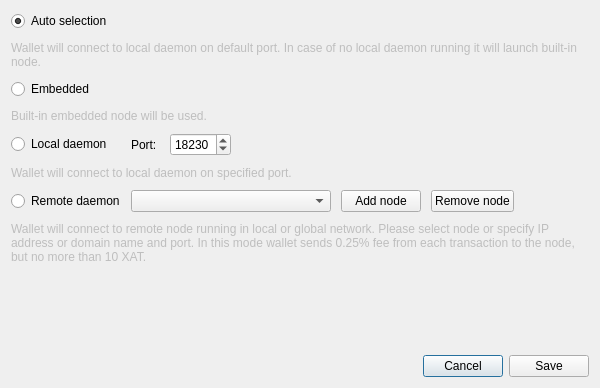
<?xml version="1.0" encoding="UTF-8"?>
<ui version="4.0">
 <class>ConnectionSettingsDialog</class>
 <widget class="QDialog" name="ConnectionSettingsDialog">
  <property name="windowModality">
   <enum>Qt::ApplicationModal</enum>
  </property>
  <property name="geometry">
   <rect>
    <x>0</x>
    <y>0</y>
    <width>600</width>
    <height>388</height>
   </rect>
  </property>
  <property name="windowTitle">
   <string>Connection settings</string>
  </property>
  <layout class="QGridLayout" name="gridLayout_2">
   <item row="2" column="0">
    <layout class="QHBoxLayout" name="horizontalLayout">
     <item>
      <spacer name="horizontalSpacer">
       <property name="orientation">
        <enum>Qt::Horizontal</enum>
       </property>
       <property name="sizeHint" stdset="0">
        <size>
         <width>40</width>
         <height>20</height>
        </size>
       </property>
      </spacer>
     </item>
     <item>
      <widget class="QPushButton" name="connectionCancelButton">
       <property name="text">
        <string>Cancel</string>
       </property>
      </widget>
     </item>
     <item>
      <widget class="QPushButton" name="connectionSaveButton">
       <property name="text">
        <string>Save</string>
       </property>
      </widget>
     </item>
    </layout>
   </item>
   <item row="0" column="0">
    <layout class="QGridLayout" name="gridLayout">
     <property name="sizeConstraint">
      <enum>QLayout::SetMaximumSize</enum>
     </property>
     <property name="verticalSpacing">
      <number>10</number>
     </property>
     <item row="0" column="0">
      <widget class="QRadioButton" name="radioButton_1">
       <property name="enabled">
        <bool>true</bool>
       </property>
       <property name="text">
        <string>Auto selection</string>
       </property>
       <property name="checked">
        <bool>true</bool>
       </property>
      </widget>
     </item>
     <item row="1" column="0" colspan="2">
      <widget class="QLabel" name="label">
       <property name="enabled">
        <bool>false</bool>
       </property>
       <property name="text">
        <string>Wallet will connect to local daemon on default port. In case of no local daemon running it will launch built-in node.</string>
       </property>
       <property name="wordWrap">
        <bool>true</bool>
       </property>
      </widget>
     </item>
     <item row="2" column="0">
      <widget class="QRadioButton" name="radioButton_2">
       <property name="text">
        <string>Embedded</string>
       </property>
      </widget>
     </item>
     <item row="3" column="0" colspan="2">
      <widget class="QLabel" name="label_2">
       <property name="enabled">
        <bool>false</bool>
       </property>
       <property name="text">
        <string>Built-in embedded node will be used.</string>
       </property>
       <property name="wordWrap">
        <bool>true</bool>
       </property>
      </widget>
     </item>
     <item row="4" column="0">
      <widget class="QRadioButton" name="radioButton_3">
       <property name="text">
        <string>Local daemon</string>
       </property>
      </widget>
     </item>
     <item row="4" column="1">
      <layout class="QHBoxLayout" name="horizontalLayout_2">
       <property name="spacing">
        <number>10</number>
       </property>
       <item>
        <widget class="QLabel" name="label_3">
         <property name="text">
          <string>Port: </string>
         </property>
        </widget>
       </item>
       <item>
        <widget class="QSpinBox" name="m_localDaemonPort">
         <property name="minimum">
          <number>0</number>
         </property>
         <property name="maximum">
          <number>65535</number>
         </property>
         <property name="value">
          <number>18230</number>
         </property>
         <property name="displayIntegerBase">
          <number>10</number>
         </property>
        </widget>
       </item>
       <item>
        <spacer name="horizontalSpacer_2">
         <property name="orientation">
          <enum>Qt::Horizontal</enum>
         </property>
         <property name="sizeHint" stdset="0">
          <size>
           <width>40</width>
           <height>20</height>
          </size>
         </property>
        </spacer>
       </item>
      </layout>
     </item>
     <item row="5" column="0" colspan="2">
      <widget class="QLabel" name="label_4">
       <property name="enabled">
        <bool>false</bool>
       </property>
       <property name="text">
        <string>Wallet will connect to local daemon on specified port.</string>
       </property>
       <property name="wordWrap">
        <bool>true</bool>
       </property>
      </widget>
     </item>
     <item row="6" column="0">
      <widget class="QRadioButton" name="radioButton_4">
       <property name="text">
        <string>Remote daemon</string>
       </property>
      </widget>
     </item>
     <item row="6" column="1">
      <layout class="QHBoxLayout" name="horizontalLayout_3">
       <property name="spacing">
        <number>10</number>
       </property>
       <item>
        <widget class="QComboBox" name="remoteNodesComboBox">
         <property name="minimumSize">
          <size>
           <width>200</width>
           <height>0</height>
          </size>
         </property>
         <property name="editable">
          <bool>false</bool>
         </property>
         <property name="insertPolicy">
          <enum>QComboBox::InsertAtTop</enum>
         </property>
        </widget>
       </item>
       <item>
        <widget class="QPushButton" name="addNodeButton">
         <property name="text">
          <string>Add node</string>
         </property>
         <property name="icon">
          <iconset resource="../../resources.qrc">
           <normaloff>:/icons/add</normaloff>:/icons/add</iconset>
         </property>
        </widget>
       </item>
       <item>
        <widget class="QPushButton" name="removeNodeButton">
         <property name="text">
          <string>Remove node</string>
         </property>
         <property name="icon">
          <iconset resource="../../resources.qrc">
           <normaloff>:/icons/remove</normaloff>:/icons/remove</iconset>
         </property>
        </widget>
       </item>
       <item>
        <spacer name="horizontalSpacer_3">
         <property name="orientation">
          <enum>Qt::Horizontal</enum>
         </property>
         <property name="sizeHint" stdset="0">
          <size>
           <width>40</width>
           <height>20</height>
          </size>
         </property>
        </spacer>
       </item>
      </layout>
     </item>
     <item row="7" column="0" colspan="2">
      <widget class="QLabel" name="label_5">
       <property name="enabled">
        <bool>false</bool>
       </property>
       <property name="sizePolicy">
        <sizepolicy hsizetype="Preferred" vsizetype="MinimumExpanding">
         <horstretch>0</horstretch>
         <verstretch>0</verstretch>
        </sizepolicy>
       </property>
       <property name="minimumSize">
        <size>
         <width>0</width>
         <height>40</height>
        </size>
       </property>
       <property name="text">
        <string>Wallet will connect to remote node running in local or global network. Please select node or specify IP address or domain name and port. In this mode wallet sends 0.25% fee from each transaction to the node, but no more than 10 XAT.</string>
       </property>
       <property name="wordWrap">
        <bool>true</bool>
       </property>
      </widget>
     </item>
    </layout>
   </item>
   <item row="1" column="0">
    <spacer name="verticalSpacer">
     <property name="orientation">
      <enum>Qt::Vertical</enum>
     </property>
     <property name="sizeHint" stdset="0">
      <size>
       <width>20</width>
       <height>40</height>
      </size>
     </property>
    </spacer>
   </item>
  </layout>
 </widget>
 <resources>
  <include location="../../resources.qrc"/>
 </resources>
 <connections>
  <connection>
   <sender>connectionCancelButton</sender>
   <signal>clicked()</signal>
   <receiver>ConnectionSettingsDialog</receiver>
   <slot>reject()</slot>
   <hints>
    <hint type="sourcelabel">
     <x>549</x>
     <y>259</y>
    </hint>
    <hint type="destinationlabel">
     <x>338</x>
     <y>140</y>
    </hint>
   </hints>
  </connection>
  <connection>
   <sender>connectionSaveButton</sender>
   <signal>clicked()</signal>
   <receiver>ConnectionSettingsDialog</receiver>
   <slot>accept()</slot>
   <hints>
    <hint type="sourcelabel">
     <x>630</x>
     <y>259</y>
    </hint>
    <hint type="destinationlabel">
     <x>338</x>
     <y>140</y>
    </hint>
   </hints>
  </connection>
  <connection>
   <sender>addNodeButton</sender>
   <signal>clicked()</signal>
   <receiver>ConnectionSettingsDialog</receiver>
   <slot>addNodeClicked()</slot>
   <hints>
    <hint type="sourcelabel">
     <x>361</x>
     <y>153</y>
    </hint>
    <hint type="destinationlabel">
     <x>290</x>
     <y>135</y>
    </hint>
   </hints>
  </connection>
  <connection>
   <sender>removeNodeButton</sender>
   <signal>clicked()</signal>
   <receiver>ConnectionSettingsDialog</receiver>
   <slot>removeNodeClicked()</slot>
   <hints>
    <hint type="sourcelabel">
     <x>459</x>
     <y>177</y>
    </hint>
    <hint type="destinationlabel">
     <x>299</x>
     <y>193</y>
    </hint>
   </hints>
  </connection>
 </connections>
</ui>
